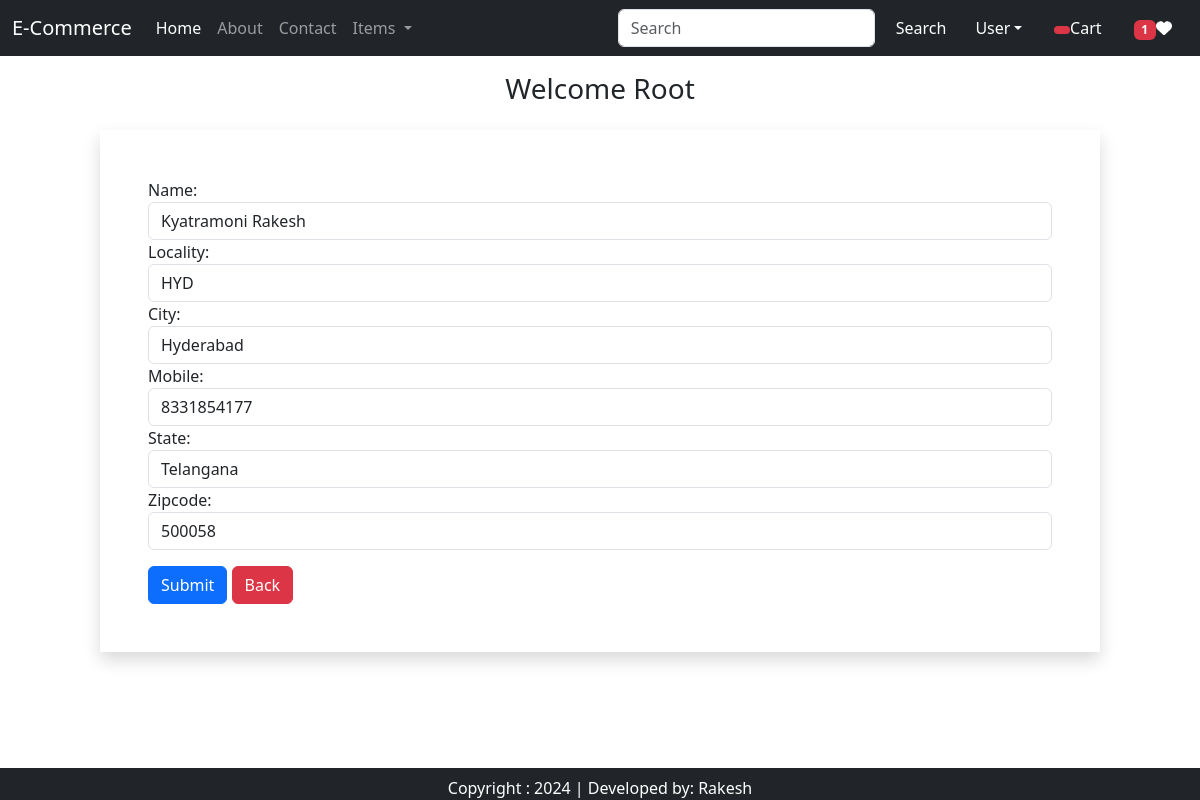
Screenshot of /updateaddress/7 (signed in) with the database file from the repository.
### EcApp/models.py (models this page shows, shortened)
class Customer(models.Model):
    user = models.ForeignKey(User, on_delete=models.CASCADE)
    name = models.CharField(max_length=200)
    locality = models.CharField(max_length=200)
    city = models.CharField(max_length=50)
    mobile = models.IntegerField(default=0)
    zipcode = models.IntegerField()
    state = models.CharField(choices=STATE_CHOICES, max_length=100)

### EcApp/views.py (the view, shortened to what this page needs)
@method_decorator(login_required,name="dispatch")
class UpdateAddress(View):
    def get(self,request,pk):
        totalitems = 0
        if request.user.is_authenticated:
            totalitems = len(Cart.objects.filter(user=request.user))
            wishitem = len(Wishlist.objects.filter(user=request.user))
        add = Customer.objects.get(pk=pk)
        form = CustomerProfileForm(instance=add)
        return render(request,'updateaddress.html',locals())

### EcApp/forms.py
class CustomerProfileForm(forms.ModelForm):
    class Meta:
        model = Customer
        fields = ['name', 'locality', 'city', 'mobile', 'state', 'zipcode']
        widgets = {
            'name': forms.TextInput(attrs={'class': 'form-control'}),
            'locality': forms.TextInput(attrs={'class': 'form-control'}),
            'city': forms.TextInput(attrs={'class': 'form-control'}),
            'mobile': forms.NumberInput(attrs={'class': 'form-control'}),
            'state': forms.Select(attrs={'class': 'form-control'}),
            'zipcode': forms.NumberInput(attrs={'class': 'form-control'}),
}

### EcApp/templates/updateaddress.html (shortened to what this page needs)
    {% extends 'base.html' %}
    {% load static %}
    {% block main-content %}
    <div class="container my-3">
        <div class="row">
            <h3 style="text-align: center">Welcome <span class="text-capitalize">{{ request.user }}</span></h3>
        </div>
    </div>
    <div class="col-sm-10 offset-sm-1">
        <form action="" method="post" novalidate class="shadow p-5">
            {% for field in form %}
            <div class="form-group">
                {{ field.label_tag }} {{ field }} <small class="text-danger">{{ field.errors|striptags }}</small>
            </div>
            {% endfor %}
            <div class="col-12 mt-3">
                <button type="submit" class="btn btn-primary">Submit</button>
                <a href="{% url 'address' %}" type="button" class="btn btn-danger">Back</a>
            </div>
        </form><br><br>
    </div>
{% endblock main-content %}

### rows the page displays
Customer: form "Kyatramoni Rakesh" "HYD" "Hyderabad" "8331854177" "Telangana" "500058"

### other values shown
{{ wishitem }} "1"
{{ request.user }} "Root"
{{ field.label_tag }} "Name:" "Locality:" "City:" "Mobile:" "State:" "Zipcode:"
